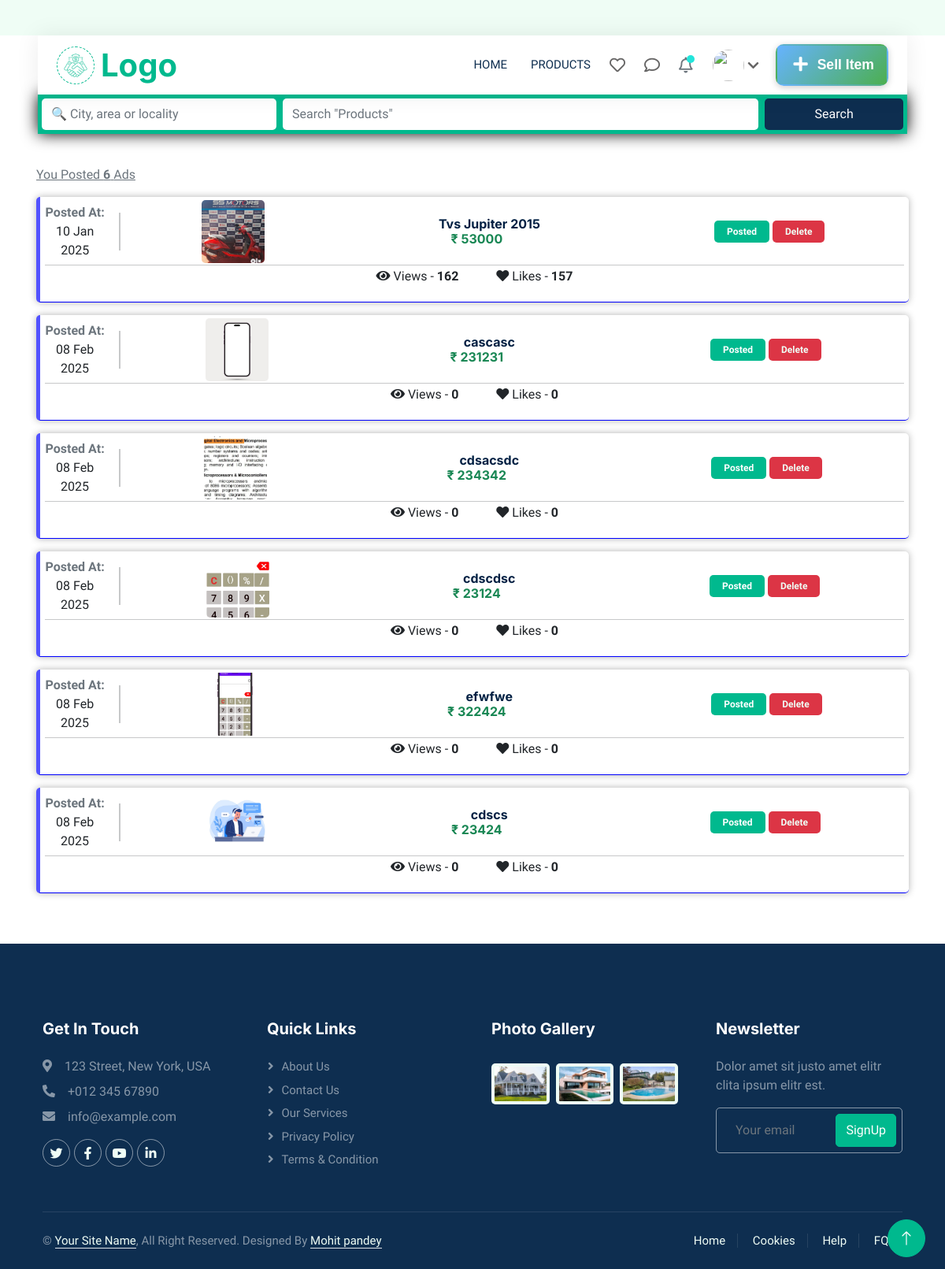
/your-posted?top?ads-view&details/ (signed in), run on an earlier commit of the app's database.
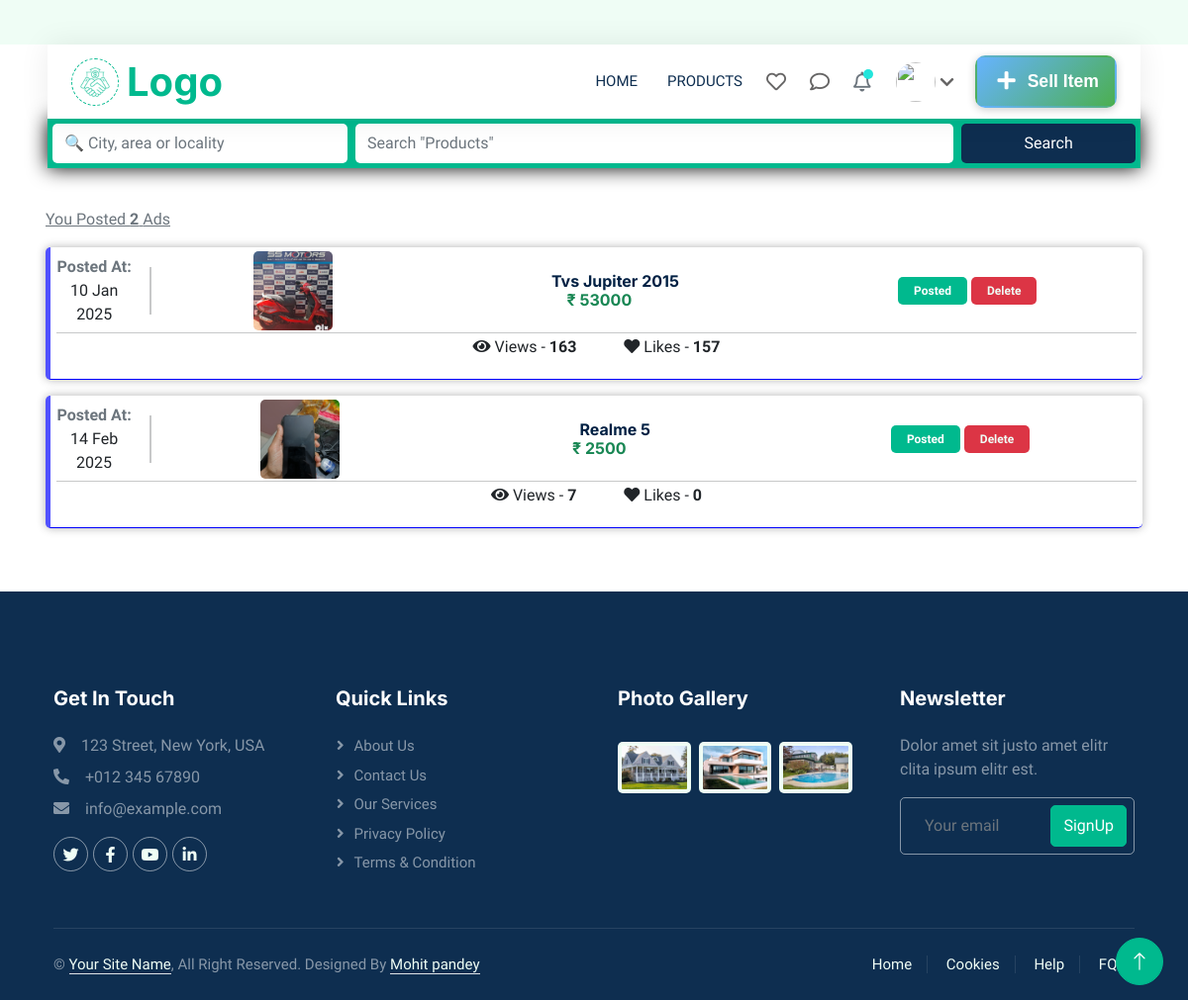
And on a later commit of the database.
### home/models.py (models this page shows, shortened)
class Product(models.Model):
    brand = models.CharField(max_length=200, default='', blank=True)
    title = models.CharField(max_length=200)
    description = models.TextField()
    price = models.IntegerField()
    location = models.TextField(default='', blank=True)
    created_at = models.DateTimeField(auto_now_add=True)
    updated_at = models.DateTimeField(auto_now=True)
    seller = models.ForeignKey(CustomUser, on_delete=models.CASCADE)  # Link to user model
    category = models.ForeignKey(Category, related_name='products', on_delete=models.SET_NULL, null=True, blank=True)
    slug = models.SlugField(unique=True, blank=True)
    condition_choices = [
        ('new', 'New'),
        ('used', 'Used'),
    ]
    condition = models.CharField(max_length=20, choices=condition_choices, default='used')
    views = models.IntegerField(default=0, null=True, blank=True)
    likes = models.IntegerField(default=0, null=True, blank=True)

class ProductImages(models.Model):
    product = models.ForeignKey(Product, on_delete=models.CASCADE)
    image1 = models.ImageField(upload_to=user_directory_path, blank=True, null=True)
    image2 = models.ImageField(upload_to=user_directory_path, blank=True, null=True)
    image3 = models.ImageField(upload_to=user_directory_path, blank=True, null=True)
    image4 = models.ImageField(upload_to=user_directory_path, blank=True, null=True)
    user = models.ForeignKey(CustomUser, on_delete=models.CASCADE)

### home/views.py (the view)
# urls.py: path('your-posted?top?ads-view&details/', views.adsPage, name="adspage"),
@login_required
def adsPage(request):
    if 'address' in request.GET or 'prod' in request.GET:
        search_results = search_products(request)  # call search function
        if search_results.exists():  # Render search results only if they exist
            return render(request, "allProducts.html", {'products': search_results})
        else:
            return render(request, "allProducts.html")
    auth_response = handle_user_auth(request)  # call authentication function
    if auth_response:
        return auth_response  # Redirect if authentication actions occurred
    product_ads = Product.objects.filter(seller=request.user)
    for product in product_ads:
        product.images = ProductImages.objects.filter(product=product)
    context = {'products': product_ads}
    return render(request, 'adsPage.html',context)

### home/templates/adsPage.html (shortened to what this page needs)
{% extends 'base.html' %}
{% load static %}
{% block css %}
  <link rel="stylesheet" href="{% static 'Css/adsPage.css' %}" />
{% endblock %}
{% block body %}
  {% include 'navbar.html' %}
  {% if products %}
    <div class="container p-3 adsbox mt-4">
      <div class="totalads">
        <p class="mb-0 text-muted">
          <u>You Posted <b>{{ products.count }}</b> Ads</u>
        </p>
      </div>
      {% for product in products %}
        <div class="card adcard mt-3 px-1 py-1">
          <div class="d-flex adsbox text-center align-items-center">
            <div class="me-3">
              <strong class="text-muted">Posted At:</strong>
              <p class="mb-0">{{ product.created_at|date:'d M Y' }}</p>
            </div>
            <div class="adsinfo text-center">
              <div>
                <div class="me-3">
                  <img src="{{ product.images.first.image1.url }}" alt="Product Image" onerror="src='{% static "img/onerrorimage.webp" %}'" class="img-fluid" style="width: 80px; height: 80px; object-fit: cover; border-radius: 5px;" />
                </div>
              </div>
              <div class="text-center">
                <div class="me-3">
                  <h6 class="mb-0 text-truncate">{{ product.title|truncatechars:'20' }}</h6>
                </div>
                <div class="me-5">
                  <h6 class="text-success fw-bold mb-0">₹ {{ product.price }}</h6>
                </div>
              </div>
              <div>
                <a class="badge my-2 py-2 px-3 bg-primary">Posted</a>
                <a href="{% url 'deletead' product.slug %}" class="badge text-light py-2 px-3 bg-danger">Delete</a>
              </div>
            </div>
          </div>
          <hr style="margin: 2px;" />
          <div class="d-flex m-0 justify-content-center">
            <p class="me-5">
              <i class="fas fa-eye"></i> Views - <strong>{{ product.views }}</strong>
            </p>
            <p>
              <i class="fas fa-heart"></i> Likes - <strong>{{ product.likes }}</strong>
            </p>
          </div>
        </div>
      {% endfor %}
    </div>
  {% endif %}
{% endblock %}

What changed in the data, as far as the page shows it:
removed Product: created_at "08 Feb 2025", images.first.image1 (picture), title "cascasc", price "231231", views "0", likes "0"
removed Product: created_at "08 Feb 2025", images.first.image1 (picture), title "cdsacsdc", price "234342", views "0", likes "0"
removed Product: created_at "08 Feb 2025", images.first.image1 (picture), title "cdscdsc", price "23124", views "0", likes "0"
removed Product: created_at "08 Feb 2025", images.first.image1 (picture), title "efwfwe", price "322424", views "0", likes "0"
removed Product: created_at "08 Feb 2025", images.first.image1 (picture), title "cdscs", price "23424", views "0", likes "0"
changed Product "10 Jan 2025": views "162" → "163"
added Product: created_at "14 Feb 2025", images.first.image1 (picture), title "Realme 5", price "2500", views "7", likes "0"
Also different on the page:
{{ products.count }}: "6" → "2"
